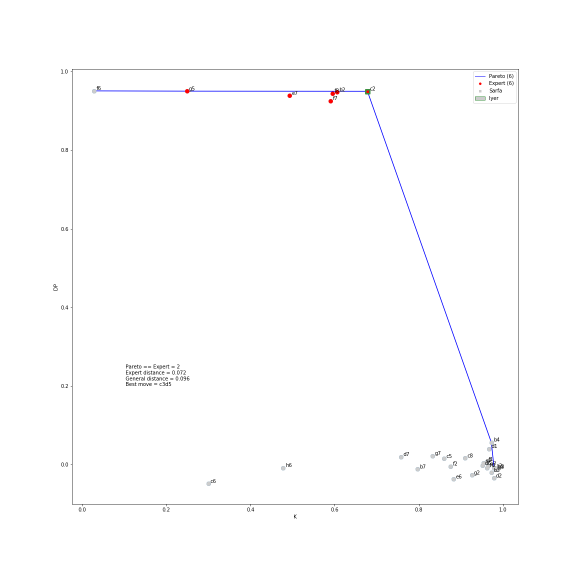
#> input picture graphs/game_0.png, 1152 x 1152 px (shown at 1/2 size)
$ jupyter execute --allow-errors Untitled1.ipynb
#> lines starting #> are read from the running program, lines starting #| are printed output that depends on the picture
#> further down, im1 is the input picture: PIL image 1152x1152 RGBA; mean R, G, B, A 253.5, 253.5, 253.8, 255
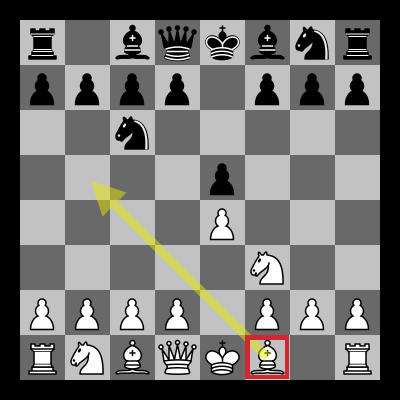
#> input picture svg_custom/board.png, 400 x 400 px
#> further down, im2 is the input picture: PIL image 400x400 RGB; mean R, G, B 113.7, 113, 111.3
[cell 1]
import iyer_saliency
import sarfa_saliency

import chess
import chess.uci
import time

from sys import platform as _platform
from collections import defaultdict


from IPython.display import Image, display
import cairosvg
import cv2
import svg_custom.svg_custom as svg_custom
import matplotlib.pyplot as plt
import numpy as np

import json
import pandas as pd
from pandas.io.json import json_normalize

from collections import defaultdict
import operator
from pymoo.factory import get_performance_indicator

import os
import matplotlib.pyplot as plt
from matplotlib.patches import Patch
from matplotlib.lines import Line2D

from sklearn import metrics
from matplotlib import pyplot
from sklearn.metrics import roc_auc_score
import sys

plt.rcParams['figure.figsize']=(16,16)
import PIL

from IPython.display import Image, display
import cairosvg
import cv2
import svg_custom.svg_custom as svg_custom
import matplotlib.pyplot as plt
import numpy as np

[cell 2]
# [126 lines left out: functions select_engine, svg_to_png, display_board, return_bestmove, explanation, generate_heatmap, not called in this run]

def get_concat_h_resize(im1, im2, resample=PIL.Image.BICUBIC, resize_big_image=True):
#> called with resample = 3, resize_big_image = True
    if im1.height == im2.height:
        _im1 = im1
        _im2 = im2
    elif (((im1.height > im2.height) and resize_big_image) or
          ((im1.height < im2.height) and not resize_big_image)):
        _im1 = im1.resize((int(im1.width * im2.height / im1.height), im2.height), resample=resample)
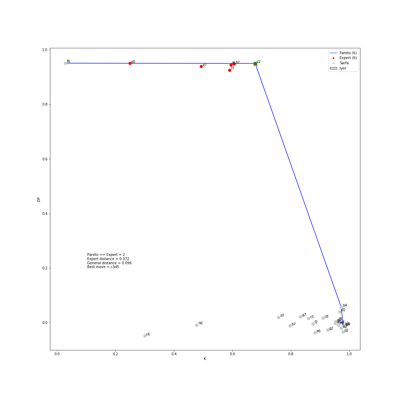
#> _im1: PIL image 400x400 RGBA; mean R, G, B, A 253.4, 253.4, 253.7, 255
        _im2 = im2
    else:
        _im1 = im1
        _im2 = im2.resize((int(im2.width * im1.height / im2.height), im1.height), resample=resample)
    dst = Image.new('RGB', (_im1.width + _im2.width, _im1.height))
#> dst: PIL image 800x400 RGB; every value is 0
    dst.paste(_im1, (0, 0))
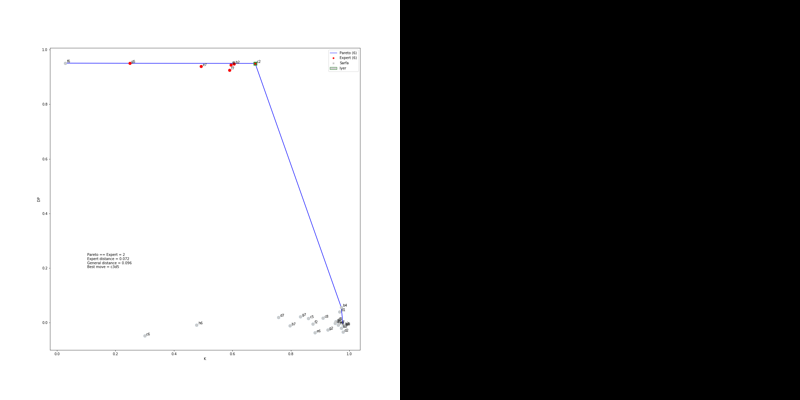
#> dst: PIL image 800x400 RGB; mean R, G, B 126.7, 126.7, 126.9
    dst.paste(_im2, (_im1.width, 0))
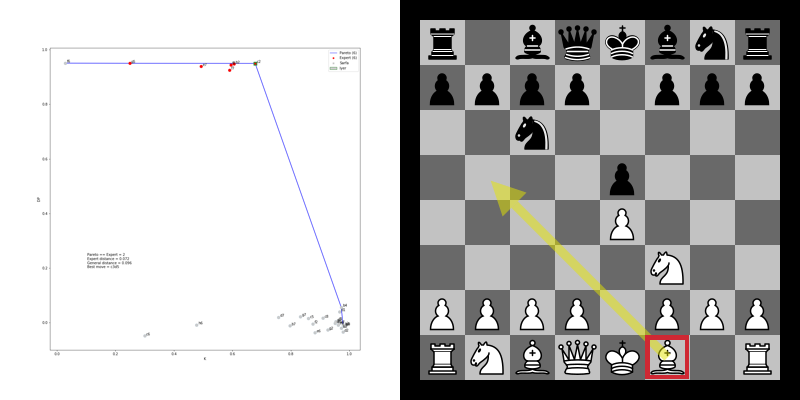
#> dst: PIL image 800x400 RGB; mean R, G, B 183.6, 183.2, 182.5
    return dst

def get_concat_v_resize(im1, im2, resample=PIL.Image.BICUBIC, resize_big_image=True):
#> called with resample = 3, resize_big_image = False
    if im1.width == im2.width:
        _im1 = im1
        _im2 = im2
    elif (((im1.width > im2.width) and resize_big_image) or
          ((im1.width < im2.width) and not resize_big_image)):
        _im1 = im1.resize((im2.width, int(im1.height * im2.width / im1.width)), resample=resample)
        _im2 = im2
    else:
        _im1 = im1
        _im2 = im2.resize((im1.width, int(im2.height * im1.width / im2.width)), resample=resample)
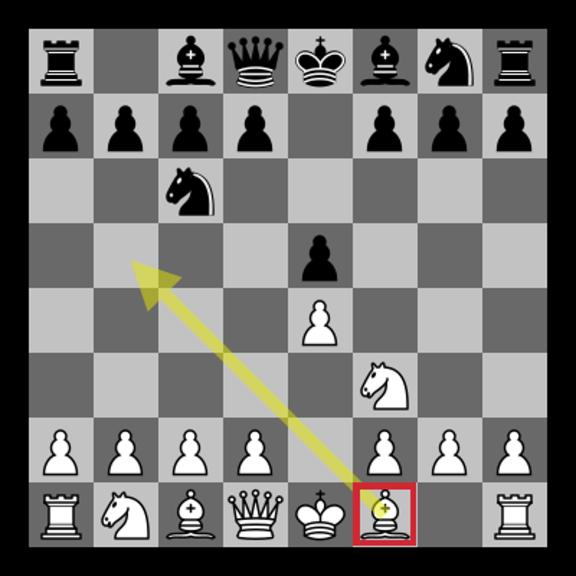
#> _im2: PIL image 1152x1152 RGB (shown at 1/2 size); mean R, G, B 113.8, 113.1, 111.3
    dst = Image.new('RGB', (_im1.width, _im1.height + _im2.height))
#> dst: PIL image 1152x2304 RGB; every value is 0
    dst.paste(_im1, (0, 0))
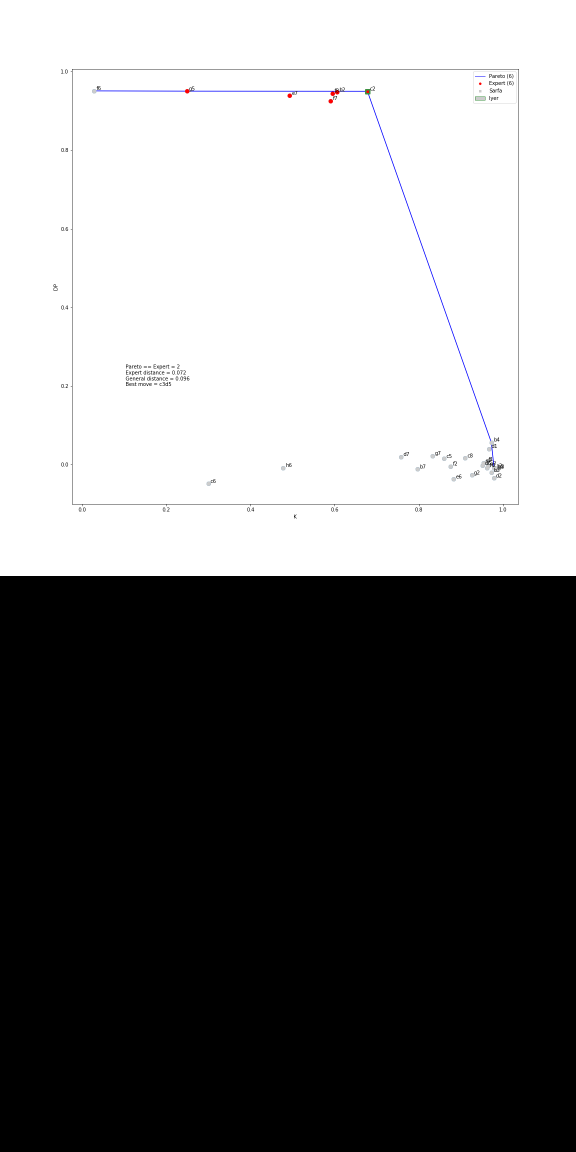
#> dst: PIL image 1152x2304 RGB (shown at 1/2 size); mean R, G, B 126.8, 126.7, 126.9
    dst.paste(_im2, (0, _im1.height))
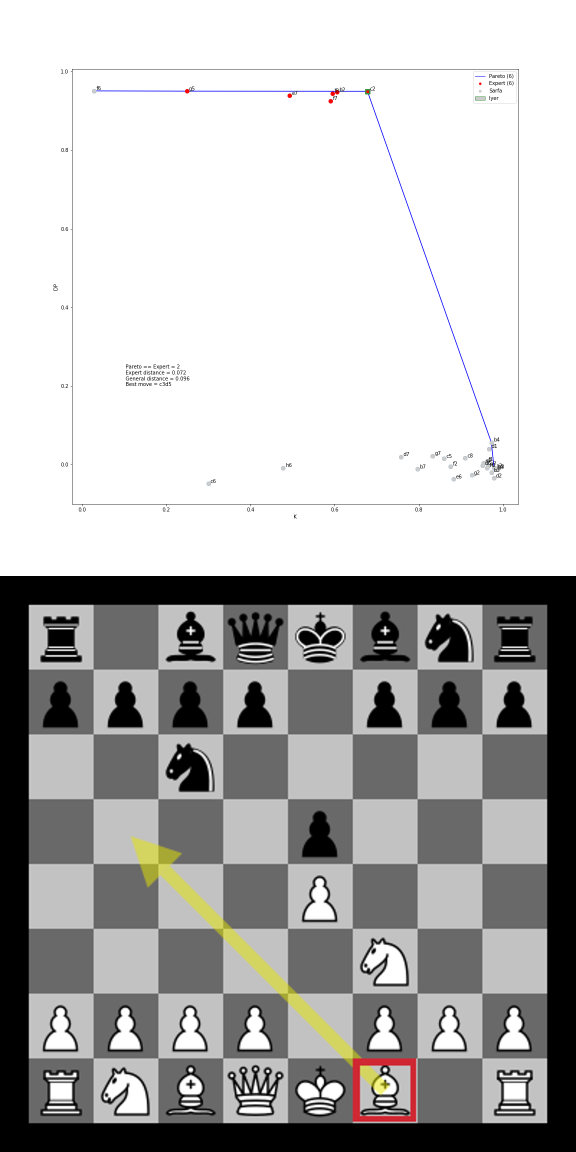
#> dst: PIL image 1152x2304 RGB (shown at 1/2 size); mean R, G, B 183.6, 183.3, 182.6
    return dst

#> (a cell that did not finish here is left out)

#> (a cell that did not finish here is left out)

#> (a cell that did not finish here is left out)

#> (a cell that did not finish here is left out)

#> (a cell that did not finish here is left out)

#> (a cell that did not finish here is left out)

#> (a cell that did not finish here is left out)

[cell 10]
index=0

#> (a cell that did not finish here is left out)

#> (a cell that did not finish here is left out)

#> (a cell that did not finish here is left out)

#> (a cell that did not finish here is left out)

#> (a cell that did not finish here is left out)

#> (a cell that did not finish here is left out)

[cell 17]
36%8

#> (a cell that did not finish here is left out)

#> (a cell that did not finish here is left out)

#> (a cell that did not finish here is left out)

#> (a cell that did not finish here is left out)

#> (a cell that did not finish here is left out)

#> (a cell that did not finish here is left out)

#> (a cell that did not finish here is left out)

#> (a cell that did not finish here is left out)

[cell 26]
from PIL import Image

im1 = Image.open('graphs/game_0.png')
im2 = Image.open('svg_custom/board.png')

get_concat_h_resize(im1, im2).save('data/dst/pillow_concat_h_resize.jpg')
get_concat_v_resize(im1, im2, resize_big_image=False).save('data/dst/pillow_concat_v_resize.jpg')
